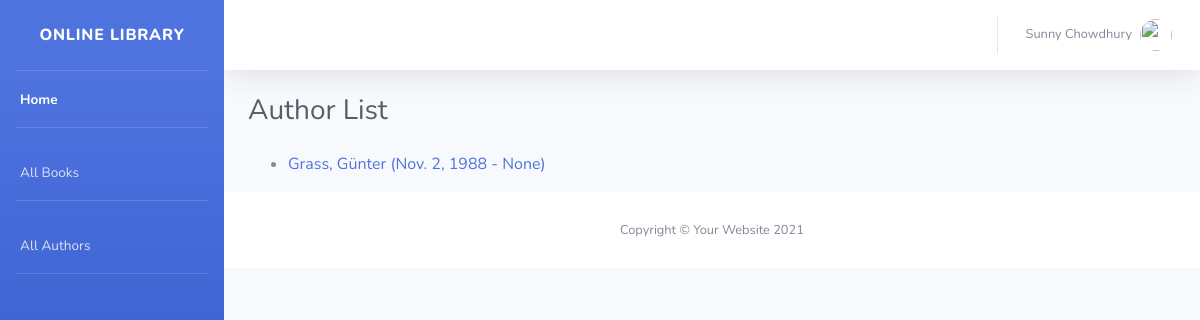
Screenshot of /catalog/authors/ with the database file from the repository.
### catalog/models.py (models this page shows, shortened)
class Author(models.Model):
    first_name = models.CharField(max_length=100)
    last_name = models.CharField(max_length=100)
    date_of_birth = models.DateField(null=True, blank=True)
    date_of_death = models.DateField('Died', null=True, blank=True)
    class Meta:
        ordering = ['last_name', 'first_name']
    def get_absolute_url(self):
        return reverse('author-detail', args=[str(self.id)])

### catalog/views.py (the view)
# urls.py: path('authors/', views.AuthorListView.as_view(), name='authors'),
class AuthorListView(generic.ListView):
    model = Author
    paginate_by = 1

### catalog/templates/catalog/author_list.html
{% extends "base_generic.html" %}
{% block content %}
    {% block topbar %}
        {{ block.super }}
    {% endblock %}
    <div class="container-fluid">
    <div class="d-sm-flex align-items-center justify-content-between mb-4">
        <h1 class="h3 mb-0 text-gray-800">Author List</h1>
    </div>
  {% if author_list %}
  <ul>
    {% for author in author_list %}
      <li>
        <a href="{{ author.get_absolute_url }}">{{ author.last_name }}, {{author.first_name}} ({{author.date_of_birth}} - {{author.date_of_death}}) </a>
      </li>
    {% endfor %}
  </ul>
  {% else %}
    <p>There are no books in the library.</p>
  {% endif %}
    </div>
{% endblock %}

### rows the page displays
Author: last_name "Grass", first_name "Günter", date_of_birth "Nov. 2, 1988", date_of_death "None"
